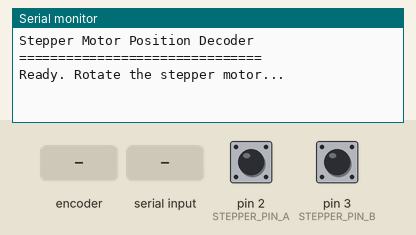
The sketch below on a simulated Arduino Uno, built with avr-gcc and run on an emulated ATmega328P. Parts: the last lines printed to the serial monitor. Inputs (shaded band) come from the test bench; at power-on: pin 2 (STEPPER_PIN_A) HIGH, pin 3 (STEPPER_PIN_B) HIGH.

Above: at 1.2 s.
1.3 s: rotary encoder on pin 2 (STEPPER_PIN_A) / pin 3 (STEPPER_PIN_B) turned 1 step (first pin leading)
At 2.2 s:
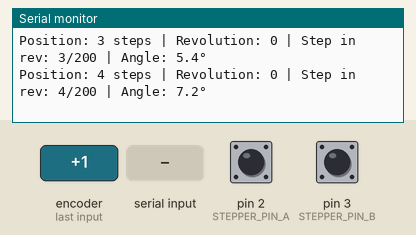
3.0 s: "r" received over Serial
At 3.5 s:
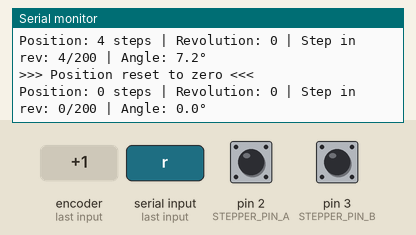
4.5 s: "s" received over Serial
At 5.6 s:
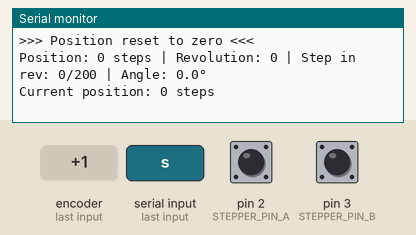
6.0 s: rotary encoder on pin 2 (STEPPER_PIN_A) / pin 3 (STEPPER_PIN_B) turned 3 steps (first pin leading)
At 7.3 s:
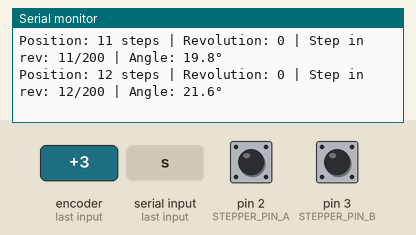
Timing chart, 0 to 9.0 s (numbered marks = the images above; inputs shaded):
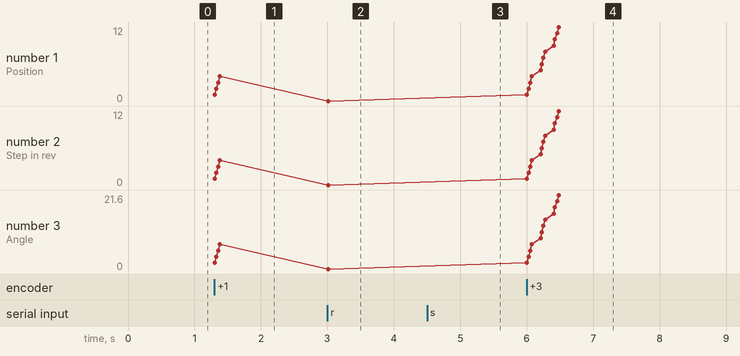

The sketch:

2.ino
```cpp
// Stepper Motor Position Decoder
// Reads the two coil signals from a miniature stepper motor to track position
// Uses pin change interrupts for efficient, real-time decoding

// Define the digital input pins for reading stepper motor coils
#define STEPPER_PIN_A 2  // Use digital pin 2 (supports interrupts)
#define STEPPER_PIN_B 3  // Use digital pin 3 (supports interrupts)

// Define the number of steps per revolution for the stepper motor
#define STEPS_PER_REV 200

// Debounce time in microseconds (adjust based on your motor characteristics)
#define DEBOUNCE_TIME 50

// Global variables for position tracking (volatile because they're modified in ISR)
volatile long stepper_position = 0;  // Absolute position (can be negative)
volatile bool position_changed = false;  // Flag for main loop

// Previous state of the encoder pins
volatile uint8_t prev_state = 0;

// Debounce timing
volatile unsigned long last_interrupt_time = 0;

// Quadrature decoder state transition table
// Rows: previous state (00, 01, 10, 11)
// Cols: current state (00, 01, 10, 11)
// Values: direction (-1 = CCW, 0 = invalid/no change, 1 = CW)
const int8_t state_table[4][4] = {
  { 0, -1,  1,  0},  // From state 00
  { 1,  0,  0, -1},  // From state 01
  {-1,  0,  0,  1},  // From state 10
  { 0,  1, -1,  0}   // From state 11
};

// Read current state of both pins
inline uint8_t read_encoder_state() {
  return (digitalRead(STEPPER_PIN_A) << 1) | digitalRead(STEPPER_PIN_B);
}

// Interrupt service routine for encoder state changes
void encoder_isr() {
  // Simple debouncing
  unsigned long interrupt_time = micros();
  if (interrupt_time - last_interrupt_time < DEBOUNCE_TIME) {
    return;  // Ignore if within debounce period
  }
  last_interrupt_time = interrupt_time;

  // Read current state
  uint8_t curr_state = read_encoder_state();

  // Look up direction from state table
  int8_t direction = state_table[prev_state][curr_state];

  // Update position if valid transition (direction != 0)
  if (direction != 0) {
    stepper_position += direction;
    position_changed = true;
  }

  // Update previous state
  prev_state = curr_state;
}

// Get current position (thread-safe)
long get_position() {
  long pos;
  noInterrupts();
  pos = stepper_position;
  interrupts();
  return pos;
}

// Reset position to zero (thread-safe)
void reset_position() {
  noInterrupts();
  stepper_position = 0;
  position_changed = true;
  interrupts();
}

// Set position to specific value (thread-safe)
void set_position(long new_position) {
  noInterrupts();
  stepper_position = new_position;
  position_changed = true;
  interrupts();
}

// Get position within single revolution (0 to STEPS_PER_REV-1)
int get_position_in_revolution() {
  long pos = get_position();
  int revolution_pos = pos % STEPS_PER_REV;
  // Handle negative positions correctly
  if (revolution_pos < 0) {
    revolution_pos += STEPS_PER_REV;
  }
  return revolution_pos;
}

// Get number of complete revolutions (can be negative)
long get_revolutions() {
  long pos = get_position();
  if (pos >= 0) {
    return pos / STEPS_PER_REV;
  } else {
    return (pos + 1) / STEPS_PER_REV - 1;
  }
}

// Get angle in degrees (0-360)
float get_angle_degrees() {
  return (get_position_in_revolution() * 360.0) / STEPS_PER_REV;
}

void setup() {
  // Initialize serial communication
  Serial.begin(115200);
  Serial.println("Stepper Motor Position Decoder");
  Serial.println("===============================");

  // Configure pins as inputs with pull-ups
  pinMode(STEPPER_PIN_A, INPUT_PULLUP);
  pinMode(STEPPER_PIN_B, INPUT_PULLUP);

  // Read initial state
  prev_state = read_encoder_state();

  // Attach interrupts to both pins for any state change
  attachInterrupt(digitalPinToInterrupt(STEPPER_PIN_A), encoder_isr, CHANGE);
  attachInterrupt(digitalPinToInterrupt(STEPPER_PIN_B), encoder_isr, CHANGE);

  Serial.println("Ready. Rotate the stepper motor...");
  Serial.println();
}

void loop() {
  // Check if position has changed
  if (position_changed) {
    position_changed = false;

    // Get position data
    long pos = get_position();
    int rev_pos = get_position_in_revolution();
    long revolutions = get_revolutions();
    float angle = get_angle_degrees();

    // Display position information
    Serial.print("Position: ");
    Serial.print(pos);
    Serial.print(" steps | Revolution: ");
    Serial.print(revolutions);
    Serial.print(" | Step in rev: ");
    Serial.print(rev_pos);
    Serial.print("/");
    Serial.print(STEPS_PER_REV);
    Serial.print(" | Angle: ");
    Serial.print(angle, 1);
    Serial.println("°");

    // ==== ADD YOUR CONTROL LOGIC HERE ====
    // Example: Control something based on position
    /*
    if (pos > 100) {
      // Do something when position exceeds 100 steps
    }

    if (angle > 180.0) {
      // Do something when angle is in second half of revolution
    }
    */
  }

  // Add any other non-blocking code here
  // The main loop can handle other tasks while the ISR tracks position

  // Example: Check for serial commands
  if (Serial.available() > 0) {
    char cmd = Serial.read();
    if (cmd == 'r' || cmd == 'R') {
      reset_position();
      Serial.println("\n>>> Position reset to zero <<<\n");
    } else if (cmd == 's' || cmd == 'S') {
      Serial.print("\nCurrent position: ");
      Serial.print(get_position());
      Serial.println(" steps\n");
    }
  }

  // Small delay to prevent overwhelming serial output if motor spins very fast
  delay(10);
}
```

Measured:
- after the input at 1.3 s, the serial monitor: prints a new line at once (image 1)
- after the input at 3.0 s, the serial monitor: prints a new line at once (image 2)
- after the input at 4.5 s, the serial monitor: prints a new line at once (image 3)
- after the input at 6.0 s, the serial monitor: prints a new line at once (image 4)
- plotted number 1: 0 → 12 after the input at 6.0 s
- plotted number 2: 0 → 12 after the input at 6.0 s
- plotted number 3: 0 → 21.6 after the input at 6.0 s
